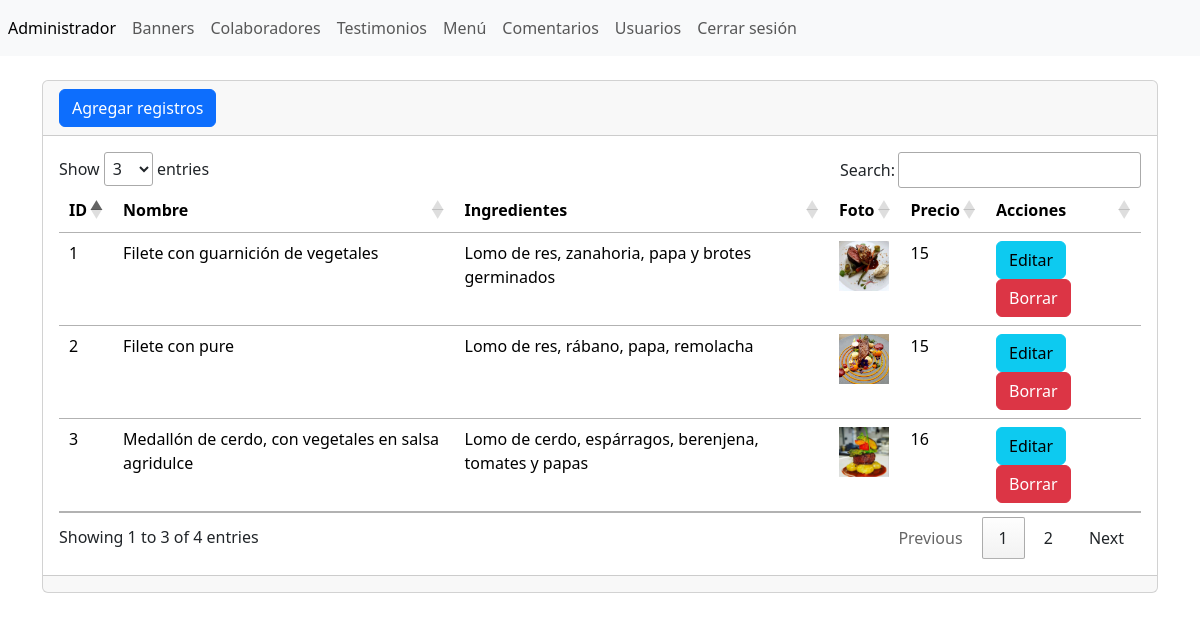
Screenshot of /admin/section/menu/index.php (signed in) with the database file from the repository.
### tables this page shows
CREATE TABLE `tbl_menu` (
  `ID` int NOT NULL,
  `nombre` varchar(255) NOT NULL,
  `ingredientes` varchar(255) NOT NULL,
  `foto` varchar(255) NOT NULL,
  `precio` varchar(255) NOT NULL
);

### admin/section/menu/index.php (the view, shortened to what this page needs)
<?php
include("../../bd.php");
$sentencia = $conexion -> prepare("SELECT * FROM tbl_menu");
$sentencia -> execute();
$lista_menu = $sentencia -> fetchAll(PDO::FETCH_ASSOC);
include("../../templates/header.php"); ?>
<br/>
<div class="card">
    <div class="card-header">
        <a name="" id="" class="btn btn-primary" href="crear.php" role="button"> Agregar registros </a>
    </div>
    <div class="card-body">
        <div class="table-responsive-sm">
            <table class="table">
                <thead>
                    <tr>
                        <th scope="col">ID</th>
                        <th scope="col">Nombre</th>
                        <th scope="col">Ingredientes</th>
                        <th scope="col">Foto</th>
                        <th scope="col">Precio</th>
                        <th scope="col">Acciones</th>
                    </tr>
                </thead>
                <tbody>
                    <?php foreach($lista_menu as $menu => $value) { ?>
                        <tr class="">
                            <td scope="row"> <?php echo $value['ID']; ?> </td>
                            <td> <?php echo $value['nombre']; ?> </td>
                            <td> <?php echo $value['ingredientes']; ?> </td>
                            <td>
                                <img src="../../../images/menu/<?php echo $value['foto']; ?>" alt="" width="50px" height="50px">
                            </td>
                            <td> <?php echo $value['precio']; ?> </td>
                            <td>
                                <a name="" id="" class="btn btn-info" href="editar.php?txtID=<?php echo $value['ID'] ?>" role="button"> Editar </a>
                                <a name="" id="" class="btn btn-danger" href="index.php?txtID=<?php echo $value['ID'] ?>" role="button"> Borrar </a>
                            </td>
                        </tr>
                    <?php } ?>
                </tbody>
            </table>
        </div>
    </div>
    <div class="card-footer text-muted"></div>
</div>
<?php include("../../templates/footer.php"); ?>

### admin/templates/header.php (shortened to what this page needs)
<?php
$url_base="http://localhost/restaurant/admin/";
?>
<!doctype html>
<html lang="en">
    <head>
        <link
            href="https://cdn.jsdelivr.net/npm/bootstrap@5.3.2/dist/css/bootstrap.min.css"
            rel="stylesheet"
        />
        <link rel="stylesheet" type="text/css" href="https://cdn.datatables.net/1.13.2/css/jquery.dataTables.min.css">
    </head>
    <body>
        <header>
            <nav class="navbar navbar-expand navbar-light bg-light">
                <div class="nav navbar-nav">
                    <a class="nav-item nav-link active" href="<?php echo $url_base; ?>index.php" aria-current="page"> Administrador <span class="visually-hidden">(current)</span></a>
                    <a class="nav-item nav-link" href="<?php echo $url_base; ?>section/banners/">Banners</a>
                    <a class="nav-item nav-link" href="<?php echo $url_base; ?>section/partners/">Colaboradores</a>
                    <a class="nav-item nav-link" href="<?php echo $url_base; ?>section/testimonials/">Testimonios</a>
                    <a class="nav-item nav-link" href="<?php echo $url_base; ?>section/menu/">Menú</a>
                    <a class="nav-item nav-link" href="<?php echo $url_base; ?>section/comments/">Comentarios</a>
                    <a class="nav-item nav-link" href="<?php echo $url_base; ?>section/users/">Usuarios</a>
                    <a class="nav-item nav-link" href="<?php echo $url_base; ?>cerrar.php">Cerrar sesión</a>
                </div>
            </nav>
        </header>
        <main>
        <section class="container">

### admin/templates/footer.php (shortened to what this page needs)
</section>
</main>
    </body>
</html>

### rows the page displays
tbl_menu: ID "1", nombre "Filete con guarnición de vegetales", ingredientes "Lomo de res, zanahoria, papa y brotes germinados", foto (picture), precio "15"
tbl_menu: ID "2", nombre "Filete con pure", ingredientes "Lomo de res, rábano, papa, remolacha", foto (picture), precio "15"
tbl_menu: ID "3", nombre "Medallón de cerdo, con vegetales en salsa agridulce", ingredientes "Lomo de cerdo, espárragos, berenjena, tomates y papas", foto (picture), precio "16"
